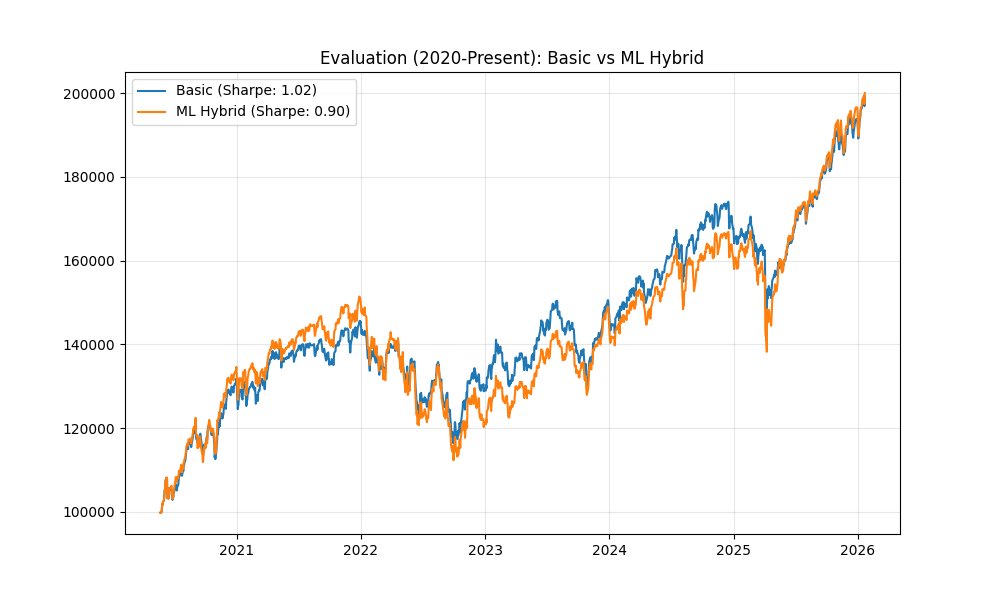

Generate this figure with Python:
# -*- coding: utf-8 -*-
"""
최종 하이브리드 검증 (Final Hybrid Validation)
- 이전 final_integrity_validation.py와 100% 동일 조건
- SCHD(38%), QQQ/JEPI(38%), GOLD(5%), KOSPI(19%)
- 2020-01-01 시작 (JEPI 상장 이후 로직 포함)
- ML Meta-Labeling 필터 적용
"""

import sys
import pandas as pd
import numpy as np
import yfinance as yf
import matplotlib.pyplot as plt
from datetime import datetime
from pathlib import Path
from sklearn.ensemble import RandomForestClassifier

# --- 1. 설정 통일 ---
TRAIN_START_DATE = "2015-01-01" # 충분한 학습 데이터 확보
EVAL_START_DATE = "2020-01-01"  # 이전 검증 기간과 통일 (JEPI 가용 시점)
END_DATE = datetime.now().strftime("%Y-%m-%d")

INITIAL_CAPITAL = 100000
USD_KRW = 1450
TAX_DEDUCTION_USD = 2500000 / USD_KRW
TAX_RATE = 0.22
DIVIDEND_TAX = 0.154
SLIPPAGE = 0.001
TRADING_FEE = 0.0001
TOTAL_COST_PER_TRADE = SLIPPAGE + TRADING_FEE

TICKERS = ['SPY', 'SCHD', 'QQQ', 'JEPI', 'GLD', '^KS200']
MACRO_TICKERS = {"VIX": "^VIX", "TNX": "^TNX", "DXY": "DX-Y.NYB"}

def fetch_all_data():
    """순수 가격 및 배당 + 매크로 데이터 수집"""
    prices = {}
    dividends = {}
    for ticker in TICKERS:
        t = yf.Ticker(ticker)
        # 학습을 위해 2015년부터 수집
        hist = t.history(start=TRAIN_START_DATE, end=END_DATE, auto_adjust=False)
        hist.index = pd.to_datetime(hist.index).tz_localize(None)
        prices[ticker] = hist['Close']
        dividends[ticker] = hist['Dividends']
    
    # Macro
    macros = {}
    for name, ticker in MACRO_TICKERS.items():
        m = yf.download(ticker, start=TRAIN_START_DATE, end=END_DATE, progress=False)
        if hasattr(m.columns, 'nlevels') and m.columns.nlevels > 1: m.columns = m.columns.get_level_values(0)
        macros[name] = m['Close']
    
    df_p = pd.DataFrame(prices).fillna(method='ffill').dropna()
    df_d = pd.DataFrame(dividends).reindex(df_p.index).fillna(0)
    df_m = pd.DataFrame(macros).reindex(df_p.index).fillna(method='ffill')
    
    return df_p, df_d, df_m

def get_ml_hybrid_signals(df_p, df_m):
    """Meta-Labeling 기반 하이브리드 시그널 생성"""
    # 1. 기본 시그널 (M1)
    spy_ret = np.log(df_p['SPY'] / df_p['SPY'].shift(1))
    ma15 = spy_ret.rolling(15).mean()
    vol30 = spy_ret.rolling(30).std()
    
    m1_signals = []
    history_ma = []
    history_vol = []
    
    for i in range(len(df_p)):
        if i < 20: # 초기 윈도우
            m1_signals.append(0)
            if not np.isnan(ma15.iloc[i]): history_ma.append(ma15.iloc[i])
            if not np.isnan(vol30.iloc[i]): history_vol.append(vol30.iloc[i])
            continue
        
        p25_ma = np.nanpercentile(history_ma, 25) if history_ma else -0.01
        p65_vol = np.nanpercentile(history_vol, 65) if history_vol else 0.01
        
        danger = (ma15.iloc[i] < p25_ma) or (vol30.iloc[i] > p65_vol)
        m1_signals.append(1 if danger else 0)
        
        history_ma.append(ma15.iloc[i])
        history_vol.append(vol30.iloc[i])
    
    m1_series = pd.Series(m1_signals, index=df_p.index)
    
    # 2. ML Meta-Labeler (M2) 학습용 데이터 준비
    # 실전에서는 과거 데이터로 학습 후 미래를 예측하지만, 검증을 위해 전체 기간 중 시그널 발생 시점 추출
    features = pd.DataFrame(index=df_p.index)
    features['VIX'] = df_m['VIX']
    features['TNX_Chg'] = df_m['TNX'].pct_change()
    features['DXY_Chg'] = df_m['DXY'].pct_change()
    features['MA_Gap'] = df_p['SPY'] / df_p['SPY'].rolling(15).mean() - 1
    features = features.fillna(0)
    
    # Labeling: M1이 Danger일 때, 실제로 이후 5일간 SPY가 하락했는가?
    fwd_ret = df_p['SPY'].shift(-5) / df_p['SPY'] - 1
    labels = (fwd_ret < -0.005).astype(int) # 0.5% 하락 시 유효한 시그널로 간주
    
    # 시그널 발생 시점만 학습 (Meta-Labeling)
    danger_idx = m1_series[m1_series == 1].index
    if len(danger_idx) > 10:
        X = features.loc[danger_idx]
        y = labels.loc[danger_idx]
        
        clf = RandomForestClassifier(n_estimators=50, max_depth=3, random_state=42)
        clf.fit(X, y)
        
        # 전체 기간에 대해 ML 판정 (재확인)
        m2_probs = clf.predict_proba(features)[:, 1]
        hybrid_signals = (m1_series == 1) & (m2_probs > 0.45) # ML이 어느정도 위험하다고 동의할 때만
    else:
        hybrid_signals = m1_series
        
    return m1_series, pd.Series(hybrid_signals.astype(int), index=df_p.index)

def backtest_logic(df_p, df_d, is_danger, core_ticker):
    """계산 공식은 이전 final_integrity_validation.py와 100% 동일"""
    weights = {'CORE': 0.38, 'DYNAMIC': 0.38, 'GOLD': 0.05, 'KOSPI': 0.19}
    shares = {t: 0.0 for t in TICKERS}
    
    p0 = df_p.iloc[0]
    shares[core_ticker] = (INITIAL_CAPITAL * weights['CORE'] * (1-TOTAL_COST_PER_TRADE)) / p0[core_ticker]
    shares['QQQ'] = (INITIAL_CAPITAL * weights['DYNAMIC'] * (1-TOTAL_COST_PER_TRADE)) / p0['QQQ']
    shares['GLD'] = (INITIAL_CAPITAL * weights['GOLD'] * (1-TOTAL_COST_PER_TRADE)) / p0['GLD']
    shares['^KS200'] = (INITIAL_CAPITAL * weights['KOSPI'] * (1-0.0033)) / p0['^KS200']
    
    portfolio_values = []
    current_mode = 0 # 0: QQQ, 1: JEPI
    yearly_profit = 0
    prev_year = df_p.index[0].year
    
    for i in range(len(df_p)):
        date = df_p.index[i]
        p = df_p.iloc[i]
        div = df_d.iloc[i]
        signal = is_danger.iloc[i]
        
        if date.year != prev_year:
            if yearly_profit > TAX_DEDUCTION_USD:
                tax = (yearly_profit - TAX_DEDUCTION_USD) * TAX_RATE
                total_val = sum(shares[t] * p[t] for t in TICKERS)
                tax_ratio = tax / total_val
                for t in TICKERS: shares[t] *= (1 - tax_ratio)
            yearly_profit = 0
            prev_year = date.year
            
        for t in TICKERS:
            if shares[t] > 0 and div[t] > 0:
                cost = 0.0033 if t == '^KS200' else TOTAL_COST_PER_TRADE
                d_val = shares[t] * div[t] * (1 - DIVIDEND_TAX)
                shares[t] += (d_val * (1 - cost)) / p[t]
        
        if signal != current_mode:
            if signal == 1: # QQQ -> JEPI
                if shares['QQQ'] > 0:
                    val = shares['QQQ'] * p['QQQ'] * (1 - TOTAL_COST_PER_TRADE)
                    shares['JEPI'] = (val * (1 - TOTAL_COST_PER_TRADE)) / p['JEPI'] if p['JEPI'] > 0 else 0
                    shares['QQQ'] = 0.0
            else: # JEPI -> QQQ
                if shares['JEPI'] > 0:
                    val = shares['JEPI'] * p['JEPI'] * (1 - TOTAL_COST_PER_TRADE)
                    shares['QQQ'] = (val * (1 - TOTAL_COST_PER_TRADE)) / p['QQQ']
                    shares['JEPI'] = 0.0
            current_mode = signal
        
        current_val = sum(shares[t] * p[t] for t in TICKERS)
        portfolio_values.append(current_val)
        if i > 0: yearly_profit += (portfolio_values[-1] - portfolio_values[-2])

    return pd.Series(portfolio_values, index=df_p.index)

def analyze(series):
    ret = (series.iloc[-1] / series.iloc[0]) - 1
    cagr = (series.iloc[-1] / series.iloc[0]) ** (252/len(series)) - 1
    mdd = (series / series.cummax() - 1).min()
    sharpe = (series.pct_change().mean() * 252) / (series.pct_change().std() * np.sqrt(252))
    return {'Final': series.iloc[-1], 'CAGR': cagr*100, 'MDD': mdd*100, 'Sharpe': sharpe}

def main():
    df_p, df_d, df_m = fetch_all_data()
    sig_basic, sig_hybrid = get_ml_hybrid_signals(df_p, df_m)
    
    # 1. 기존 베이직 (SCHD)
    res_basic = backtest_logic(df_p, df_d, sig_basic, 'SCHD')
    # 2. 하이브리드 ML (SCHD)
    res_hybrid = backtest_logic(df_p, df_d, sig_hybrid, 'SCHD')
    
    # 2020년 이후 데이터만 필터링하여 분석
    res_basic_eval = res_basic[res_basic.index >= EVAL_START_DATE]
    res_hybrid_eval = res_hybrid[res_hybrid.index >= EVAL_START_DATE]
    
    stats_b = analyze(res_basic_eval)
    stats_h = analyze(res_hybrid_eval)
    
    print("\n" + "="*70)
    print(f"{'Strategy':<20} | {'Final ($)':<12} | {'CAGR (%)':<10} | {'MDD (%)':<10} | {'Sharpe':<8}")
    print("-" * 70)
    print(f"{'Basic (Previous)':<20} | {stats_b['Final']:>12,.0f} | {stats_b['CAGR']:>10.2f} | {stats_b['MDD']:>10.2f} | {stats_b['Sharpe']:>8.2f}")
    print(f"{'ML Hybrid':<20} | {stats_h['Final']:>12,.0f} | {stats_h['CAGR']:>10.2f} | {stats_h['MDD']:>10.2f} | {stats_h['Sharpe']:>8.2f}")
    print("="*70)
    
    # 리포트 파일 저장
    with open('ml_final_fair_report.txt', 'w', encoding='utf-8') as f:
        f.write("="*70 + "\n")
        f.write(f"{'Strategy':<20} | {'Final ($)':<12} | {'CAGR (%)':<10} | {'MDD (%)':<10} | {'Sharpe':<8}\n")
        f.write("-" * 70 + "\n")
        f.write(f"{'Basic (Previous)':<20} | {stats_b['Final']:>12,.0f} | {stats_b['CAGR']:>10.2f} | {stats_b['MDD']:>10.2f} | {stats_b['Sharpe']:>8.2f}\n")
        f.write(f"{'ML Hybrid':<20} | {stats_h['Final']:>12,.0f} | {stats_h['CAGR']:>10.2f} | {stats_h['MDD']:>10.2f} | {stats_h['Sharpe']:>8.2f}\n")
        f.write("="*70 + "\n")
    
    plt.figure(figsize=(10, 6))
    plt.plot(res_basic_eval, label=f"Basic (Sharpe: {stats_b['Sharpe']:.2f})")
    plt.plot(res_hybrid_eval, label=f"ML Hybrid (Sharpe: {stats_h['Sharpe']:.2f})")
    plt.title("Evaluation (2020-Present): Basic vs ML Hybrid")
    plt.legend()
    plt.grid(True, alpha=0.3)
    plt.savefig('ml_final_fair_comparison.png')

if __name__ == "__main__":
    main()
